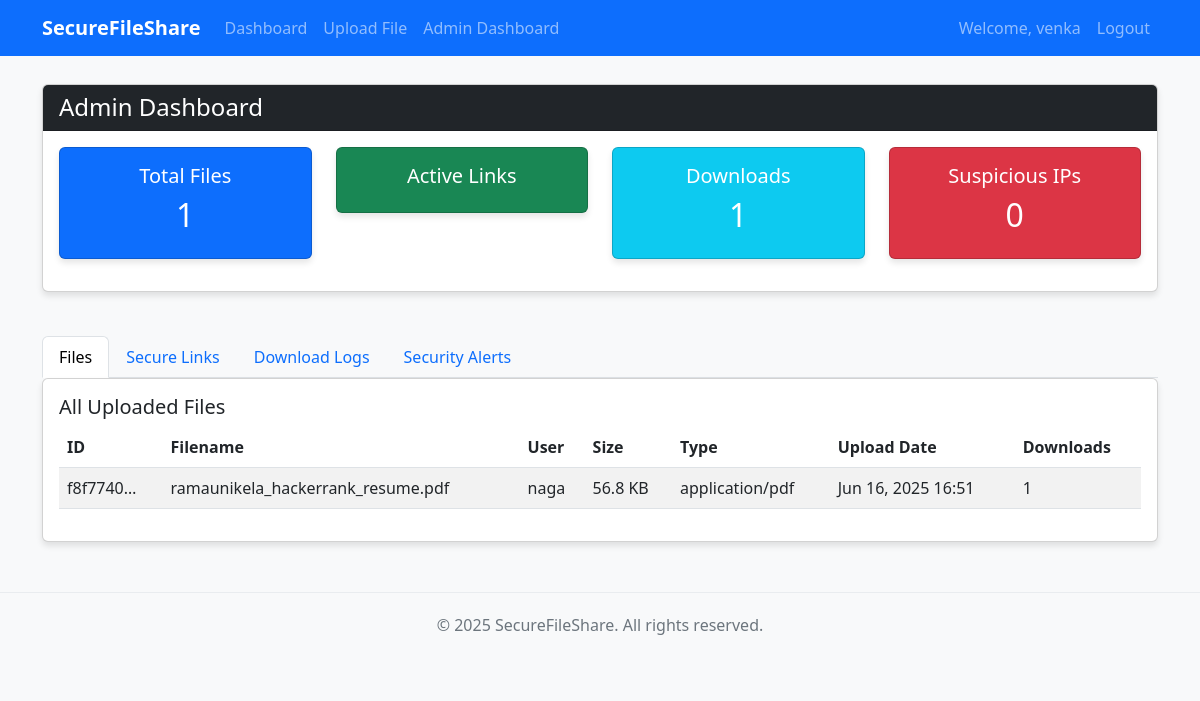
/admin-dashboard/ (signed in), run on the app's committed database.
### file_sharing/models.py (models this page shows, shortened)
class EncryptedFile(models.Model):
    id = models.UUIDField(primary_key=True, default=uuid.uuid4, editable=False)
    user = models.ForeignKey(User, on_delete=models.CASCADE, related_name='uploaded_files')
    original_filename = models.CharField(max_length=255)
    encrypted_filename = models.CharField(max_length=255)
    file_size = models.PositiveIntegerField()  # Size in bytes
    file_type = models.CharField(max_length=100)
    encryption_key = models.CharField(max_length=255)  # Store the encryption key
    upload_date = models.DateTimeField(auto_now_add=True)

### file_sharing/views.py (the view)
# urls.py: path('admin-dashboard/', views.admin_dashboard, name='admin_dashboard'),
@login_required
def admin_dashboard(request):
    if not request.user.is_staff:
        return HttpResponseForbidden("You don't have permission to access this page.")
    all_files = EncryptedFile.objects.all().order_by('-upload_date')
    all_links = SecureLink.objects.all().order_by('-created_at')
    all_downloads = DownloadLog.objects.all().order_by('-timestamp')
    ip_counts = {}
    for log in all_downloads:
        ip = log.ip_address
        if ip not in ip_counts:
            ip_counts[ip] = {'total': 0, 'failed': 0}
        ip_counts[ip]['total'] += 1
        if not log.is_successful:
            ip_counts[ip]['failed'] += 1
    suspicious_ips = {ip: data for ip, data in ip_counts.items() if data['failed'] > 5}
    context = {
        'all_files': all_files,
        'all_links': all_links,
        'all_downloads': all_downloads,
        'suspicious_ips': suspicious_ips,
    }
    return render(request, 'file_sharing/admin_dashboard.html', context)

### file_sharing/models.py (called while the page is built)
    def is_expired(self):
        return timezone.now() > self.expires_at or self.current_downloads >= self.max_downloads

### file_sharing/templates/file_sharing/admin_dashboard.html (shortened to what this page needs)
{% extends 'file_sharing/base.html' %}
{% block content %}
<div class="row mb-4">
    <div class="col-md-12">
        <div class="card">
            <div class="card-header bg-dark text-white">
                <h4 class="mb-0">Admin Dashboard</h4>
            </div>
            <div class="card-body">
                <div class="row">
                    <div class="col-md-3">
                        <div class="card bg-primary text-white mb-3">
                            <div class="card-body text-center">
                                <h5 class="card-title">Total Files</h5>
                                <h2>{{ all_files.count }}</h2>
                            </div>
                        </div>
                    </div>
                    <div class="col-md-3">
                        <div class="card bg-success text-white mb-3">
                            <div class="card-body text-center">
                                <h5 class="card-title">Active Links</h5>
                            </div>
                        </div>
                    </div>
                    <div class="col-md-3">
                        <div class="card bg-info text-white mb-3">
                            <div class="card-body text-center">
                                <h5 class="card-title">Downloads</h5>
                                <h2>{{ all_downloads.count }}</h2>
                            </div>
                        </div>
                    </div>
                    <div class="col-md-3">
                        <div class="card bg-danger text-white mb-3">
                            <div class="card-body text-center">
                                <h5 class="card-title">Suspicious IPs</h5>
                                <h2>{{ suspicious_ips|length }}</h2>
                            </div>
                        </div>
                    </div>
                </div>
            </div>
        </div>
    </div>
</div>
<div class="row">
    <div class="col-md-12">
        <ul class="nav nav-tabs" id="adminTabs" role="tablist">
            <li class="nav-item" role="presentation">
                <button class="nav-link active" id="files-tab" data-bs-toggle="tab" data-bs-target="#files" type="button" role="tab">
                    Files
                </button>
            </li>
            <li class="nav-item" role="presentation">
                <button class="nav-link" id="links-tab" data-bs-toggle="tab" data-bs-target="#links" type="button" role="tab">
                    Secure Links
                </button>
            </li>
            <li class="nav-item" role="presentation">
                <button class="nav-link" id="downloads-tab" data-bs-toggle="tab" data-bs-target="#downloads" type="button" role="tab">
                    Download Logs
                </button>
            </li>
            <li class="nav-item" role="presentation">
                <button class="nav-link" id="security-tab" data-bs-toggle="tab" data-bs-target="#security" type="button" role="tab">
                    Security Alerts
                </button>
            </li>
        </ul>
        <div class="tab-content" id="adminTabsContent">
            <div class="tab-pane fade show active" id="files" role="tabpanel">
                <div class="card">
                    <div class="card-body">
                        <h5 class="card-title">All Uploaded Files</h5>
                        <div class="table-responsive">
                            <table class="table table-striped">
                                <thead>
                                    <tr>
                                        <th>ID</th>
                                        <th>Filename</th>
                                        <th>User</th>
                                        <th>Size</th>
                                        <th>Type</th>
                                        <th>Upload Date</th>
                                        <th>Downloads</th>
                                    </tr>
                                </thead>
                                <tbody>
                                    {% for file in all_files %}
                                    <tr>
                                        <td>{{ file.id|truncatechars:8 }}</td>
                                        <td>{{ file.original_filename }}</td>
                                        <td>{{ file.user.username }}</td>
                                        <td>{{ file.file_size|filesizeformat }}</td>
                                        <td>{{ file.file_type }}</td>
                                        <td>{{ file.upload_date|date:"M d, Y H:i" }}</td>
                                        <td>
                                            {% with download_count=file.secure_links.all|length %}
                                            {{ download_count }}
                                            {% endwith %}
                                        </td>
                                    </tr>
                                    {% empty %}
                                    <tr>
                                        <td colspan="7" class="text-center">No files uploaded yet.</td>
                                    </tr>
                                    {% endfor %}
                                </tbody>
                            </table>
                        </div>
                    </div>
                </div>
            </div>
        </div>
    </div>
</div>
{% endblock %}

### file_sharing/templates/file_sharing/base.html (shortened to what this page needs)
<!DOCTYPE html>
<html lang="en">
<head>
    <link href="https://cdn.jsdelivr.net/npm/bootstrap@5.3.0/dist/css/bootstrap.min.css" rel="stylesheet">
</head>
<body>
    <nav class="navbar navbar-expand-lg navbar-dark bg-primary fixed-top">
        <div class="container">
            <a class="navbar-brand" href="{% url 'dashboard' %}">SecureFileShare</a>
            <div class="collapse navbar-collapse" id="navbarNav">
                <ul class="navbar-nav me-auto">
                    {% if user.is_authenticated %}
                    <li class="nav-item">
                        <a class="nav-link" href="{% url 'dashboard' %}">Dashboard</a>
                    </li>
                    <li class="nav-item">
                        <a class="nav-link" href="{% url 'upload_file' %}">Upload File</a>
                    </li>
                    {% if user.is_staff %}
                    <li class="nav-item">
                        <a class="nav-link" href="{% url 'admin_dashboard' %}">Admin Dashboard</a>
                    </li>
                    {% endif %}
                    {% endif %}
                </ul>
                <ul class="navbar-nav">
                    {% if user.is_authenticated %}
                    <li class="nav-item">
                        <span class="nav-link">Welcome, {{ user.username }}</span>
                    </li>
                    <li class="nav-item">
                        <a class="nav-link" href="{% url 'logout' %}">Logout</a>
                    </li>
                    {% endif %}
                </ul>
            </div>
        </div>
    </nav>
    <div class="container mt-4">
        {% block content %}{% endblock %}
    </div>
    <footer class="footer">
        <div class="container text-center">
            <p>&copy; {% now "Y" %} SecureFileShare. All rights reserved.</p>
        </div>
    </footer>
</body>
</html>

### file_sharing/templates/file_sharing/base.html (style rules this page uses)
body { padding-top: 60px; padding-bottom: 40px; background-color: #f8f9fa; }
.navbar-brand { font-weight: bold; }
.card { margin-bottom: 20px; box-shadow: 0 4px 6px rgba(0,0,0,0.1); }
.footer { margin-top: 30px; padding: 20px 0; color: #6c757d; border-top: 1px solid #e9ecef; }

### data on the page
EncryptedFile: id "f8f7740…", original_filename "ramaunikela_hackerrank_resume.pdf", user.username "naga", file_size|filesizeformat "56.8 KB", file_type "application/pdf", upload_date "Jun 16, 2025 16:51", secure_links "1"

### other printed values
{{ user.username }} "venka"
{{ all_files.count }} "1"
{{ all_downloads.count }} "1"
{{ suspicious_ips|length }} "0"
